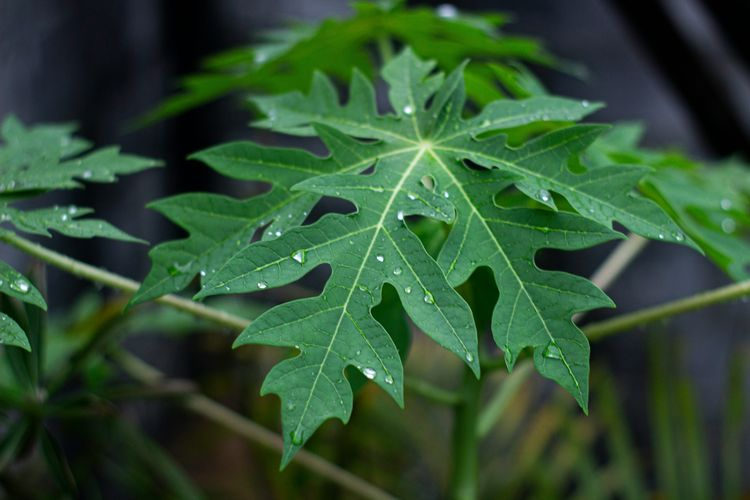
#> input picture daun_pepaya.jpg, 750 x 500 px
$ python red_channel.py
#> lines starting #> are read from the running program, lines starting #| are printed output that depends on the picture
import numpy as np
import imageio.v3 as imageio
import matplotlib.pyplot as plt

def load_image(image_path):
    """Load image from the specified path."""
#> called with image_path = 'daun_pepaya.jpg'
    return imageio.imread(image_path)
#> returned value is the input picture: shape (500, 750, 3); mean R, G, B 48, 79.4, 50.6

def extract_channels(image):
    """Extract R, G, B channels from the image and make each channel stand out."""
    R = image[:, :, 0]
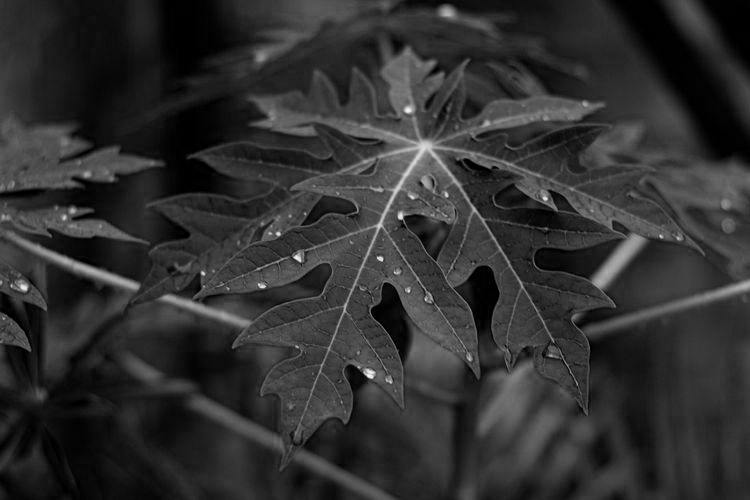
#> R: shape (500, 750); min 0, max 247, mean 48

    # Highlight channels by zeroing out the others
    R_img = np.stack([R, np.zeros_like(R), np.zeros_like(R)], axis=-1)
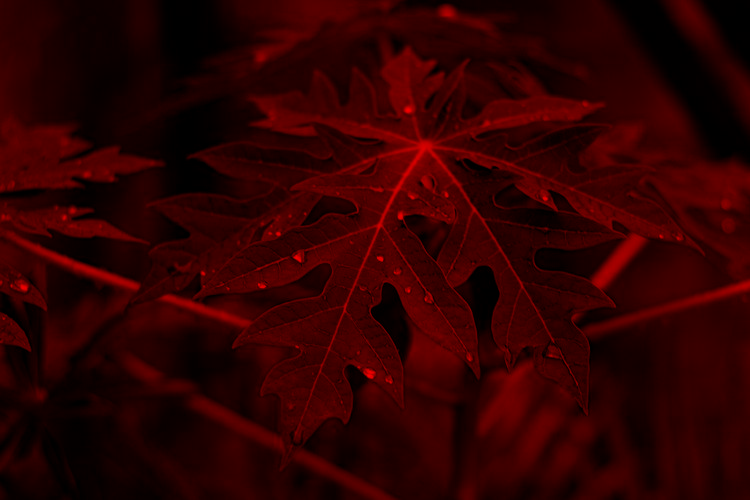
#> R_img: shape (500, 750, 3); mean of channels 0, 1, 2 48, 0, 0; drawn as R, G, B

    return R_img

# Paths to each image
images = {
    "Daun Pepaya": "daun_pepaya.jpg",
    "Daun Singkong": "daun_singkong.jpg",
    "Daun Kenikir": "daun_kenikir.jpg"
}

# Process each image and display in 1 row with 5 columns
for name, path in images.items():
    image = load_image(path)

    # Extract color channels with emphasis on each channel
    R_img = extract_channels(image)

    # ... (Your existing code) ...

    # Display only the red channel for each image
    plt.figure(figsize=(3, 3))
    plt.imshow(R_img)
    plt.title(f"{name} - Red Channel")
    plt.axis('on')
    plt.show()
#> pass 2 of the loop `for name, path in images.items():`:
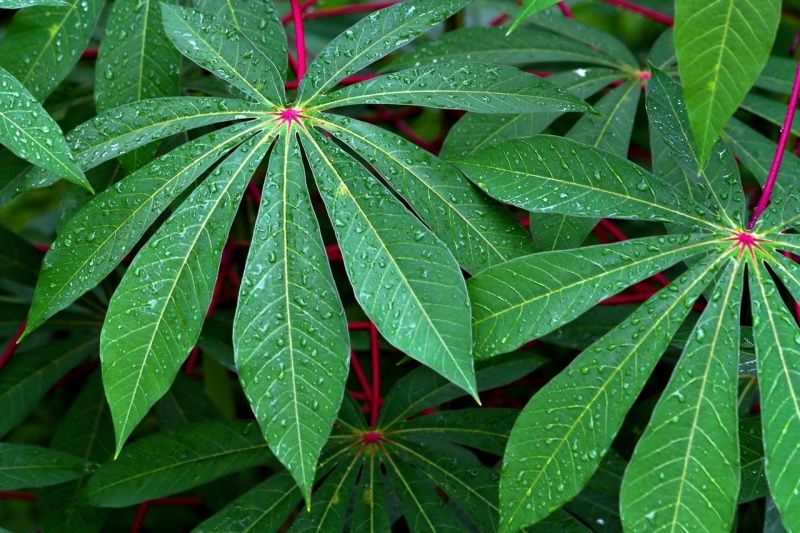
#> input picture daun_singkong.jpg, 800 x 533 px
#> in load_image, returned value is the input picture: shape (533, 800, 3); mean R, G, B 54, 111, 60.2
#> in extract_channels (call 2), `R = image[:, :, 0]`:
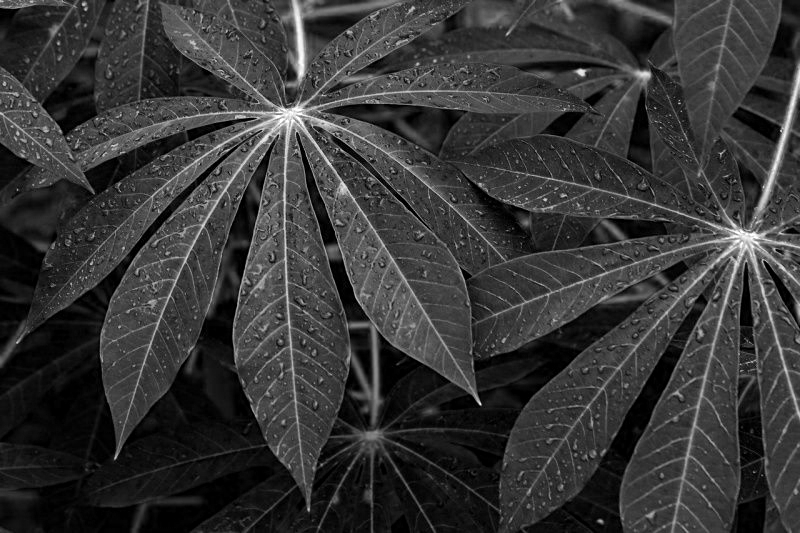
#> R: shape (533, 800); min 0, max 255, mean 54
#> in extract_channels (call 2), `R_img = np.stack([R, np.zeros_like(R), np.zeros_like(R)], axis=-1)`:
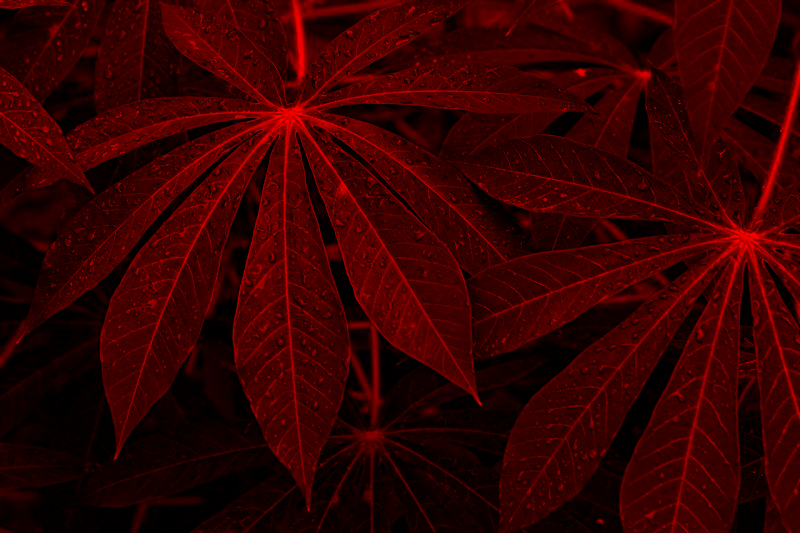
#> R_img: shape (533, 800, 3); mean of channels 0, 1, 2 54, 0, 0; drawn as R, G, B
#> pass 3 of the loop `for name, path in images.items():`:
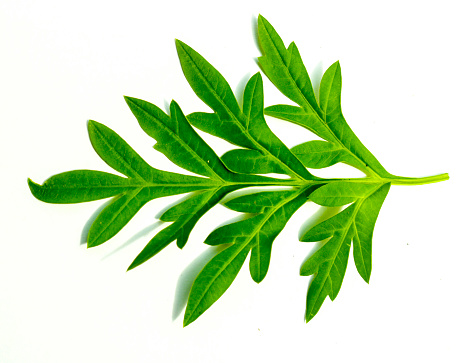
#> input picture daun_kenikir.jpg, 476 x 363 px
#> in load_image, returned value is the input picture: shape (363, 476, 3); mean R, G, B 201.1, 226.4, 186.1
#> in extract_channels (call 3), `R = image[:, :, 0]`:
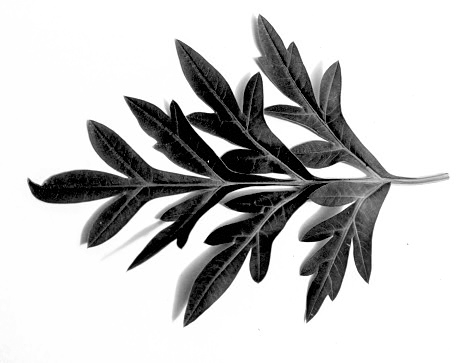
#> R: shape (363, 476); min 0, max 255, mean 201.1
#> in extract_channels (call 3), `R_img = np.stack([R, np.zeros_like(R), np.zeros_like(R)], axis=-1)`:
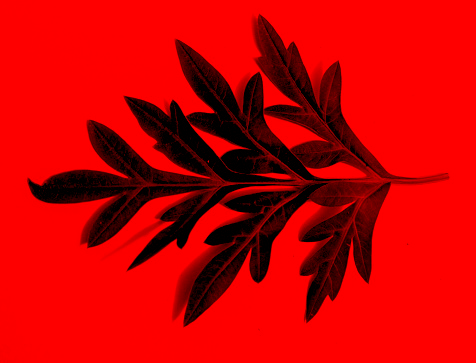
#> R_img: shape (363, 476, 3); mean of channels 0, 1, 2 201.1, 0, 0; drawn as R, G, B
